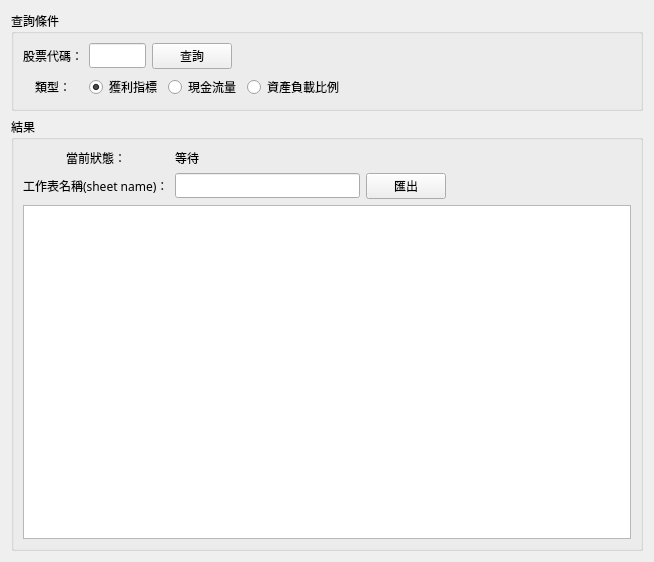
<?xml version="1.0" encoding="UTF-8"?>
<ui version="4.0">
 <class>WidgetGoodinfo</class>
 <widget class="QWidget" name="WidgetGoodinfo">
  <property name="geometry">
   <rect>
    <x>0</x>
    <y>0</y>
    <width>654</width>
    <height>562</height>
   </rect>
  </property>
  <property name="font">
   <font>
    <family>微軟正黑體</family>
   </font>
  </property>
  <property name="windowTitle">
   <string>Form</string>
  </property>
  <layout class="QVBoxLayout" name="verticalLayout_2">
   <item>
    <widget class="QGroupBox" name="groupBox">
     <property name="title">
      <string>查詢條件</string>
     </property>
     <layout class="QVBoxLayout" name="verticalLayout_3">
      <item>
       <layout class="QGridLayout" name="gridLayout">
        <item row="1" column="0">
         <widget class="QLabel" name="label_2">
          <property name="text">
           <string>類型：</string>
          </property>
          <property name="alignment">
           <set>Qt::AlignCenter</set>
          </property>
         </widget>
        </item>
        <item row="0" column="0">
         <widget class="QLabel" name="label">
          <property name="text">
           <string>股票代碼：</string>
          </property>
          <property name="alignment">
           <set>Qt::AlignCenter</set>
          </property>
         </widget>
        </item>
        <item row="1" column="1">
         <layout class="QHBoxLayout" name="horizontalLayout">
          <item>
           <widget class="QRadioButton" name="radioButton_profit">
            <property name="text">
             <string>獲利指標</string>
            </property>
            <property name="checked">
             <bool>true</bool>
            </property>
           </widget>
          </item>
          <item>
           <widget class="QRadioButton" name="radioButton_cash">
            <property name="text">
             <string>現金流量</string>
            </property>
           </widget>
          </item>
          <item>
           <widget class="QRadioButton" name="radioButton_debt">
            <property name="text">
             <string>資產負載比例</string>
            </property>
           </widget>
          </item>
          <item>
           <spacer name="horizontalSpacer_3">
            <property name="orientation">
             <enum>Qt::Horizontal</enum>
            </property>
            <property name="sizeHint" stdset="0">
             <size>
              <width>300</width>
              <height>20</height>
             </size>
            </property>
           </spacer>
          </item>
         </layout>
        </item>
        <item row="0" column="1">
         <layout class="QHBoxLayout" name="horizontalLayout_2">
          <item>
           <widget class="QLineEdit" name="lineEdit_stockID">
            <property name="alignment">
             <set>Qt::AlignRight|Qt::AlignTrailing|Qt::AlignVCenter</set>
            </property>
           </widget>
          </item>
          <item>
           <widget class="QPushButton" name="pushButton_search">
            <property name="text">
             <string>查詢</string>
            </property>
           </widget>
          </item>
          <item>
           <spacer name="horizontalSpacer">
            <property name="orientation">
             <enum>Qt::Horizontal</enum>
            </property>
            <property name="sizeHint" stdset="0">
             <size>
              <width>450</width>
              <height>20</height>
             </size>
            </property>
           </spacer>
          </item>
         </layout>
        </item>
       </layout>
      </item>
     </layout>
    </widget>
   </item>
   <item>
    <widget class="QGroupBox" name="groupBox_2">
     <property name="title">
      <string>結果</string>
     </property>
     <layout class="QVBoxLayout" name="verticalLayout">
      <item>
       <layout class="QGridLayout" name="gridLayout_2">
        <item row="0" column="0">
         <widget class="QLabel" name="label_4">
          <property name="text">
           <string>當前狀態：</string>
          </property>
          <property name="alignment">
           <set>Qt::AlignCenter</set>
          </property>
         </widget>
        </item>
        <item row="1" column="3">
         <spacer name="horizontalSpacer_2">
          <property name="orientation">
           <enum>Qt::Horizontal</enum>
          </property>
          <property name="sizeHint" stdset="0">
           <size>
            <width>40</width>
            <height>20</height>
           </size>
          </property>
         </spacer>
        </item>
        <item row="1" column="0">
         <widget class="QLabel" name="label_3">
          <property name="text">
           <string>工作表名稱(sheet name)：</string>
          </property>
         </widget>
        </item>
        <item row="0" column="1">
         <widget class="QLabel" name="label_status">
          <property name="text">
           <string>等待</string>
          </property>
         </widget>
        </item>
        <item row="1" column="1">
         <widget class="QLineEdit" name="lineEdit"/>
        </item>
        <item row="1" column="2">
         <widget class="QPushButton" name="pushButton_export">
          <property name="text">
           <string>匯出</string>
          </property>
         </widget>
        </item>
       </layout>
      </item>
      <item>
       <widget class="QTableView" name="tableView"/>
      </item>
     </layout>
    </widget>
   </item>
  </layout>
 </widget>
 <resources/>
 <connections/>
</ui>
